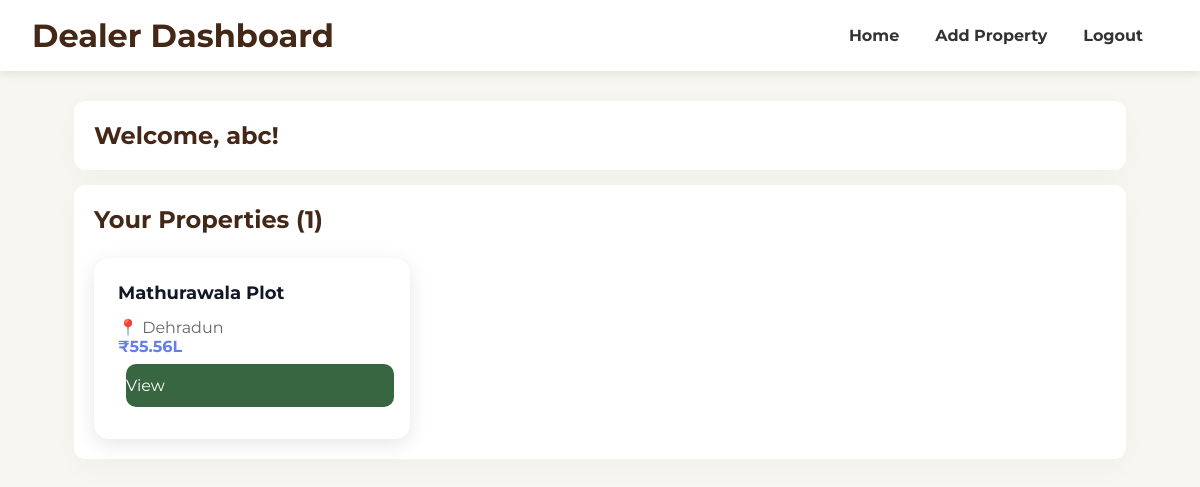
The page /dealer/dashboard (signed in) on the database its author committed.
### app.py (models this page shows)
class Property(db.Model):
    id = db.Column(db.Integer, primary_key=True)
    title = db.Column(db.String(200), nullable=False)
    description = db.Column(db.Text)
    dealer_id = db.Column(db.Integer, db.ForeignKey('user.id'), nullable=False)
    address = db.Column(db.String(300), nullable=False)
    city = db.Column(db.String(100), nullable=False)
    state = db.Column(db.String(100), nullable=False)
    pincode = db.Column(db.String(10))
    latitude = db.Column(db.Float)
    longitude = db.Column(db.Float)
    length = db.Column(db.Float, nullable=False)
    width = db.Column(db.Float, nullable=False)
    area_sqft = db.Column(db.Float, nullable=False)
    area_sqyard = db.Column(db.Float, nullable=False)
    area_sqm = db.Column(db.Float, nullable=False)
    price_per_sqyard = db.Column(db.Float, nullable=False)
    total_price = db.Column(db.Float, nullable=False)
    boundary_type = db.Column(db.String(50))
    water_access = db.Column(db.Boolean, default=False)
    electricity = db.Column(db.Boolean, default=False)
    road_frontage = db.Column(db.Float)
    road_type = db.Column(db.String(50))
    legal_status = db.Column(db.String(100))
    documentation = db.Column(db.Text)
    created_at = db.Column(db.DateTime, default=datetime.utcnow)
    inquiries = db.relationship('Inquiry', backref='property', lazy=True)

### app.py (the view)
@app.route('/dealer/dashboard')
def dealer_dashboard():
    if 'user_id' not in session or session['user_type'] != 'dealer':
        return redirect(url_for('login'))
    properties = Property.query.filter_by(dealer_id=session['user_id']).all()
    inquiries = Inquiry.query.join(Property).filter(Property.dealer_id == session['user_id']).all()
    return render_template('dealer_dashboard.html', properties=properties, inquiries=inquiries)

### templates/dealer_dashboard.html (shortened to what this page needs)
<!DOCTYPE html>
<html>
<head>
    <link rel="stylesheet" href="{{ url_for('static', filename='css/home.css', v='1') }}">
    <link rel="stylesheet" href="{{ url_for('static', filename='css/property.css', v='1') }}">
</head>
<body>
    <div class="navbar">
        <h1>Dealer Dashboard</h1>
        <nav style="float: right;">
            <a href="/">Home</a>
            <a href="/dealer/add-property">Add Property</a>
            <a href="/logout">Logout</a>
        </nav>
    </div>
    <div class="container">
        <div class="card">
            <h2>Welcome, {{ session.username }}!</h2>
        </div>
        <div class="card">
            <h2>Your Properties ({{ properties|length }})</h2>
            {% if properties %}
            <div class="properties" style="margin-top: 1.5rem;">
                {% for p in properties %}
                <div class="property-card">
                    <h3>{{ p.title }}</h3>
                    <p style="color: #666;">📍 {{ p.city }}</p>
                    <p style="color: #667eea; font-weight: bold;">₹{{ "%.2f"|format(p.total_price / 100000) }}L</p>
                    <a href="/property/{{ p.id }}" class="btn">View</a>
                </div>
                {% endfor %}
            </div>
            {% else %}
            <p style="margin-top: 1rem; color: #666;">No properties yet. <a href="/dealer/add-property">Add one</a></p>
            {% endif %}
        </div>
    </div>
</body>
</html>

### static/css/home.css (style rules this page uses)
* { margin: 0; padding: 0; box-sizing: border-box; }
body { font-family: "Montserrat", sans-serif; background-color:#f8f6f0 ; min-height: 100vh; color:#432818 }
.navbar { font-family: "Montserrat Alternates", sans-serif; background: white; padding: 1rem 2rem; box-shadow: 0 2px 10px rgba(0,0,0,0.1); display: flex; justify-content: space-between; align-items: center; }
.navbar h1 { color: #432818; display: flex; align-items: center; gap: 12px; }
.navbar a { margin-left: 2rem; text-decoration: none; color: #333; font-weight: bold; }
nav { font-family: "Montserrat Alternates", sans-serif;margin-right: 25px; }
.container { max-width: 1200px; margin: 2rem auto; padding: 0 2rem; }
.btn { background: #386641; color: white; padding: 1rem 2rem; border: none; border-radius: 10px; text-decoration: none; display: inline-block; margin: 0.5rem; }
.properties { display: grid; grid-template-columns: repeat(auto-fill, minmax(300px, 1fr)); gap: 2rem; margin-top: 2rem; }
.property-card { background: white; border-radius: 15px; padding: 1.5rem; box-shadow: 0 5px 20px rgba(0,0,0,0.1); }

### static/css/property.css (style rules this page uses)
* { font-family: "Montserrat", sans-serif; }
body { background-color:#f8f6f0 }
.container { max-width: 1100px; margin: 30px auto; padding: 0 24px; }
.card { background: #fff; padding: 20px; border-radius: 12px; box-shadow: 0 8px 30px rgba(15,23,42,0.03);margin-bottom: 15px; }
.card h3 { margin: 0 0 14px 0; font-size: 18px; color: #111827; }
.btn, .contact-btn { background: #386641; color: white; padding: 12px 0px; border-radius: 10px; border: none; display: inline-block; text-decoration: none; width: 100%; }

### rows shown on the page
Property: title "Mathurawala Plot", city "Dehradun", p.total_price/100000 "55.56"

### other values the page prints
{{ session.username }} "abc"
{{ properties|length }} "1"
